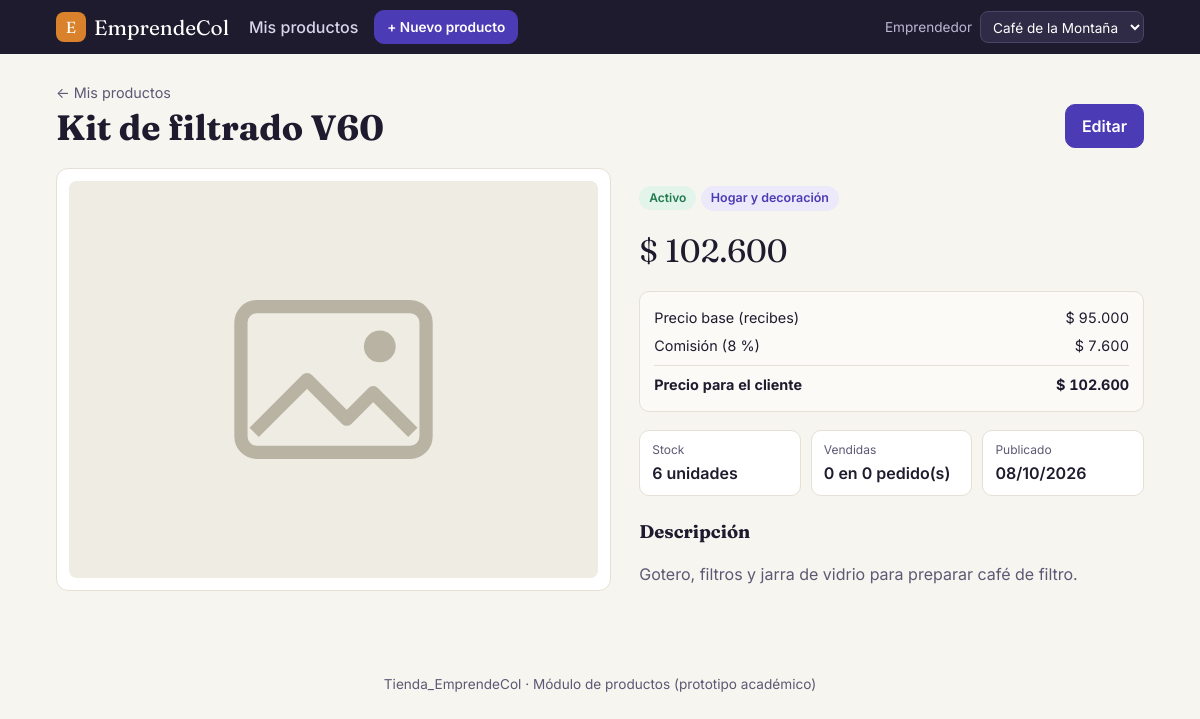
/productos/ver.php?id=3, run on the app's committed database.
### tables this page shows
CREATE TABLE producto (
  id_producto     INT AUTO_INCREMENT PRIMARY KEY,
  id_emprendedor  INT            NOT NULL,
  id_categoria    INT            NOT NULL,
  nombre          VARCHAR(120)   NOT NULL,
  descripcion     TEXT           NULL,
  precio_base     DECIMAL(12,2)  NOT NULL,
  stock           INT            NOT NULL DEFAULT 0,
  estado          ENUM('activo','inactivo','eliminado') NOT NULL DEFAULT 'activo',
  fecha_creacion  DATETIME       NOT NULL DEFAULT CURRENT_TIMESTAMP,
  CONSTRAINT ck_producto_precio CHECK (precio_base > 0),
  CONSTRAINT ck_producto_stock  CHECK (stock >= 0),
  CONSTRAINT fk_producto_emprendedor FOREIGN KEY (id_emprendedor)
    REFERENCES perfil_emprendedor(id_emprendedor) ON DELETE RESTRICT,
  CONSTRAINT fk_producto_categoria FOREIGN KEY (id_categoria)
    REFERENCES categoria(id_categoria) ON DELETE RESTRICT,
  INDEX idx_producto_estado (estado),
  INDEX idx_producto_nombre (nombre)
);

CREATE TABLE categoria (
  id_categoria INT AUTO_INCREMENT PRIMARY KEY,
  nombre       VARCHAR(80) NOT NULL,
  activa       BOOLEAN     NOT NULL DEFAULT TRUE,
  CONSTRAINT uk_categoria_nombre UNIQUE (nombre)
);

CREATE TABLE configuracion (
  clave               VARCHAR(60)  PRIMARY KEY,
  valor               VARCHAR(255) NOT NULL,
  descripcion         VARCHAR(255) NULL,
  id_admin            INT          NULL,
  fecha_actualizacion DATETIME     NOT NULL DEFAULT CURRENT_TIMESTAMP ON UPDATE CURRENT_TIMESTAMP,
  CONSTRAINT fk_configuracion_admin FOREIGN KEY (id_admin)
    REFERENCES usuario(id_usuario) ON DELETE SET NULL
);

### includes/productos.php (called while the page is built, shortened)
<?php
require_once __DIR__ . '/funciones.php';
function producto_del_emprendedor(int $idProducto, int $idEmprendedor): ?array
{
    $st = conexion()->prepare(
        "SELECT p.*, c.nombre AS categoria
           FROM producto p
           JOIN categoria c ON c.id_categoria = p.id_categoria
          WHERE p.id_producto = ? AND p.id_emprendedor = ? AND p.estado <> 'eliminado'"
    );
    $st->execute([$idProducto, $idEmprendedor]);
    return $st->fetch() ?: null;
}
function imagenes_producto(int $idProducto): array
{
    $st = conexion()->prepare('SELECT * FROM imagen_producto WHERE id_producto = ? ORDER BY orden, id_imagen');
    $st->execute([$idProducto]);
    return $st->fetchAll();
}
function url_imagen(?string $url): string
{
    return $url ? '../' . $url : '../assets/img/sin-imagen.svg';
}

### productos/ver.php (the view, shortened to what this page needs)
<?php
require_once __DIR__ . '/../includes/productos.php';
$emp = emprendedor_actual();
$comision = porcentaje_comision();
$id = (int)($_GET['id'] ?? 0);
$p = producto_del_emprendedor($id, (int)$emp['id_emprendedor']);
$imagenes = imagenes_producto($id);
$final = precio_final((float)$p['precio_base'], $comision);
$st = conexion()->prepare(
    "SELECT COALESCE(SUM(d.cantidad), 0) unidades, COUNT(DISTINCT d.id_pedido) pedidos
       FROM detalle_pedido d JOIN pedido pe ON pe.id_pedido = d.id_pedido
      WHERE d.id_producto = ? AND pe.estado NOT IN ('pendiente_pago','cancelado','reembolsado')"
);
$st->execute([$id]);
$ventas = $st->fetch();
require __DIR__ . '/../includes/header.php';
?>
<section class="encabezado-pagina">
  <div>
    <p class="sobretitulo"><a href="index.php">← Mis productos</a></p>
    <h1><?= e($p['nombre']) ?></h1>
  </div>
  <a class="btn btn-primario" href="editar.php?id=<?= $id ?>">Editar</a>
</section>
<div class="ficha">
  <div class="ficha-galeria">
    <img class="ficha-principal" id="foto-principal" src="<?= e(url_imagen($imagenes[0]['url'] ?? null)) ?>" alt="<?= e($p['nombre']) ?>">
  </div>
  <div class="ficha-datos">
    <p><?= etiqueta_estado($p['estado']) ?> <span class="chip"><?= e($p['categoria']) ?></span></p>
    <p class="precio-grande"><?= cop($final) ?></p>
    <div class="desglose">
      <div><span>Precio base (recibes)</span><span><?= cop($p['precio_base']) ?></span></div>
      <div><span>Comisión (<?= e(rtrim(rtrim(number_format($comision, 2, ',', ''), '0'), ',')) ?> %)</span><span><?= cop($final - (float)$p['precio_base']) ?></span></div>
      <div class="desglose-total"><span>Precio para el cliente</span><span><?= cop($final) ?></span></div>
    </div>
    <dl class="datos">
      <div><dt>Stock</dt><dd class="<?= (int)$p['stock'] === 0 ? 'texto-alerta' : '' ?>"><?= (int)$p['stock'] ?> unidades</dd></div>
      <div><dt>Vendidas</dt><dd><?= (int)$ventas['unidades'] ?> en <?= (int)$ventas['pedidos'] ?> pedido(s)</dd></div>
      <div><dt>Publicado</dt><dd><?= e(date('d/m/Y', strtotime($p['fecha_creacion']))) ?></dd></div>
    </dl>
    <?php if ($p['descripcion']): ?>
      <h2 class="subtitulo">Descripción</h2>
      <p class="descripcion"><?= nl2br(e($p['descripcion'])) ?></p>
    <?php endif; ?>
  </div>
</div>
<?php require __DIR__ . '/../includes/footer.php'; ?>

### includes/funciones.php (shortened to what this page needs)
<?php
function conexion(): PDO
{
    static $pdo = null;
    if ($pdo === null) {
        $dsn = 'mysql:host=' . DB_HOST . ';port=' . DB_PORT . ';dbname=' . DB_NAME . ';charset=utf8mb4';
        try {
            $pdo = new PDO($dsn, DB_USER, DB_PASS, [
                PDO::ATTR_ERRMODE            => PDO::ERRMODE_EXCEPTION,
                PDO::ATTR_DEFAULT_FETCH_MODE => PDO::FETCH_ASSOC,
                PDO::ATTR_EMULATE_PREPARES   => false,
            ]);
        } catch (PDOException $ex) {
            http_response_code(500);
            echo '<div style="font-family:sans-serif;max-width:640px;margin:60px auto;padding:24px;border:1px solid #e5a3a3;border-radius:12px;background:#fff5f5">'
               . '<h2 style="margin-top:0">No se pudo conectar a la base de datos</h2>'
               . '<p>Revisa que MySQL esté iniciado en el panel de XAMPP, que hayas importado '
               . '<code>database/tienda_emprendecol.sql</code> y que los datos de <code>config/db.php</code> sean correctos.</p>'
               . '<p style="color:#888;font-size:13px">Detalle: ' . htmlspecialchars($ex->getMessage()) . '</p></div>';
            exit;
        }
    }
    return $pdo;
}
function e($texto): string
{
    return htmlspecialchars((string)($texto ?? ''), ENT_QUOTES, 'UTF-8');
}
function emprendedores_disponibles(): array
{
    return conexion()->query(
        "SELECT pe.id_emprendedor, pe.id_usuario, pe.nombre_emprendimiento
           FROM perfil_emprendedor pe
           JOIN usuario u ON u.id_usuario = pe.id_usuario
          WHERE u.estado = 'activo'
          ORDER BY pe.nombre_emprendimiento"
    )->fetchAll();
}
function emprendedor_actual(): array
{
    $lista = emprendedores_disponibles();
    foreach ($lista as $emp) {
        if ((int)$emp['id_emprendedor'] === (int)($_SESSION['id_emprendedor'] ?? 0)) {
            return $emp;
        }
    }
    return $lista[0];
}
function obtener_config(string $clave, $defecto = null)
{
    $st = conexion()->prepare('SELECT valor FROM configuracion WHERE clave = ?');
    $st->execute([$clave]);
    $valor = $st->fetchColumn();
    return $valor === false ? $defecto : $valor;
}
function porcentaje_comision(): float
{
    return (float)obtener_config('porcentaje_comision', 0);
}
function precio_final(float $precioBase, ?float $porcentaje = null): float
{
    $porcentaje = $porcentaje ?? porcentaje_comision();
    return round($precioBase * (1 + $porcentaje / 100));
}
function cop($valor): string
{
    return '$ ' . number_format((float)$valor, 0, ',', '.');
}
function etiqueta_estado(string $estado): string
{
    $textos = ['activo' => 'Activo', 'inactivo' => 'Inactivo', 'eliminado' => 'Eliminado'];
    return '<span class="badge badge-' . e($estado) . '">' . e($textos[$estado] ?? $estado) . '</span>';
}

### assets/css/estilos.css (style rules this page uses)
:root { --tinta: #1f1b2e; --tinta-suave: #5d5873; --fondo: #f7f5f0; --papel: #ffffff; --borde: #e4e0d6; --primario: #4b3bb5; --primario-oscuro: #392b94; --primario-claro: #ece9fb; --acento: #d9822b; --exito: #1f7a4d; --exito-claro: #e3f4ea; --peligro: #b3261e; --peligro-claro: #fce8e6; --info-claro: #e8f0fb; --radio: 12px; --sombra: 0 1px 2px rgba(31, 27, 46, .06), 0 4px 16px rgba(31, 27, 46, .05); }
* { box-sizing: border-box; }
body { margin: 0; font-family: Inter, system-ui, -apple-system, "Segoe UI", sans-serif; color: var(--tinta); background: var(--fondo); line-height: 1.5; }
a { color: var(--primario); }
img { max-width: 100%; display: block; }
h1, h2, .marca, .precio-grande { font-family: Fraunces, Georgia, serif; }
h1 { font-size: clamp(1.6rem, 3vw, 2.2rem); margin: 0; line-height: 1.15; }
.encabezado-pagina { display: flex; justify-content: space-between; align-items: flex-end; gap: 16px; flex-wrap: wrap; margin-bottom: 20px; }
.sobretitulo { margin: 0 0 4px; color: var(--tinta-suave); font-size: .9rem; }
.sobretitulo a { color: var(--tinta-suave); text-decoration: none; }
.btn { display: inline-flex; align-items: center; justify-content: center; gap: 6px; border: 1px solid var(--borde); background: var(--papel); color: var(--tinta); font: inherit; font-weight: 600; padding: 9px 16px; border-radius: 10px; cursor: pointer; text-decoration: none; white-space: nowrap; }
.btn-primario { background: var(--primario); border-color: var(--primario); color: #fff; }
.badge { display: inline-block; font-size: .75rem; font-weight: 600; padding: 3px 10px; border-radius: 99px; }
.badge-activo { background: var(--exito-claro); color: var(--exito); }
.chip { display: inline-block; font-size: .78rem; padding: 3px 10px; border-radius: 99px; background: var(--primario-claro); color: var(--primario); font-weight: 600; }
.desglose { margin-top: 16px; background: #fbfaf7; border: 1px solid var(--borde); border-radius: 10px; padding: 12px 14px; font-size: .9rem; }
.desglose div { display: flex; justify-content: space-between; gap: 12px; padding: 3px 0; font-variant-numeric: tabular-nums; }
.desglose-total { border-top: 1px solid var(--borde); margin-top: 6px; padding-top: 8px !important; font-weight: 700; }
.ficha { display: grid; grid-template-columns: 1.1fr 1fr; gap: 28px; align-items: start; }
.ficha-galeria { background: var(--papel); border: 1px solid var(--borde); border-radius: var(--radio); padding: 12px; }
.ficha-principal { width: 100%; aspect-ratio: 4 / 3; object-fit: cover; border-radius: 8px; background: var(--fondo); }
.precio-grande { font-size: 2rem; margin: 6px 0 0; }
.datos { display: grid; grid-template-columns: repeat(3, 1fr); gap: 10px; margin: 18px 0; }
.datos div { background: var(--papel); border: 1px solid var(--borde); border-radius: 10px; padding: 10px 12px; }
.datos dt { font-size: .75rem; color: var(--tinta-suave); }
.datos dd { margin: 2px 0 0; font-weight: 600; }
.subtitulo { font-size: 1.15rem; margin: 22px 0 8px; }
.descripcion { color: var(--tinta-suave); }

### data on the page
producto: nombre "Kit de filtrado V60", estado "Activo", id_categoria.nombre "Hogar y decoración", precio_base.valor "$ 102.600", precio_base "$ 95.000", cop($final-(float)$p['precio_base']) "$ 7.600", stock "6", fecha_creacion "08/10/2026", descripcion "Gotero, filtros y jarra de vidrio para preparar café de filtro."
configuracion: valor "8"

### other printed values
$ventas['unidades'] "0"
$ventas['pedidos'] "0"
form field id_emprendedor "Café de la Montaña"
